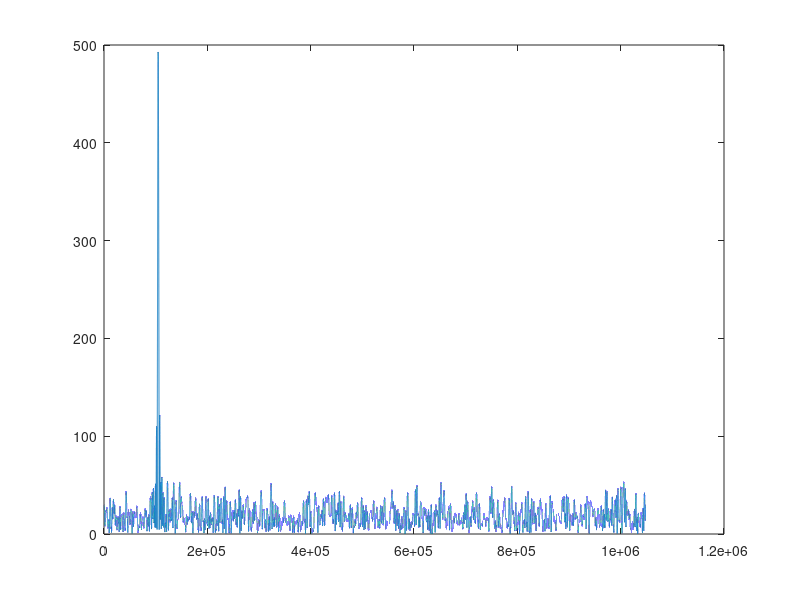

MATLAB code to generate this figure:
clear all;
close all;

%% Define parameters

F_s = 10^6;
T = 1/F_s;

f_0 = 10^5;
omega_0 = 2*pi*f_0;
phi = pi/8;
A = 1;

SNR_decibel = 1;
SNR = db2mag(SNR_decibel);
sigma_square = A^2/2*SNR;
sigma = sqrt(A^2./(2*SNR));

N = 513;
P = N*(N-1)/2;
Q = N*(N-1)*(2*N-1)/6;
n_0 = -P/N;
t = 0:T:T*(N-1);
k = [10,12,14,16,18,20];

%% Define signal

w_r = normrnd(0,sigma,1,N);
w_i = 1i*normrnd(0,sigma,1,N);

x = A* exp(1i*(omega_0*t + phi)) + w_r + w_i;

%% Find CRLB
CRLB_freq = 12*sigma_square / A^2*T^2*N*(N^2-1);
CRLB_phase = 12*sigma_square*(n_0^2*N+2*n_0*P+Q) / (A^2*N^2*(N^2-1));

%% Fourier transform of x

M = 2^k(6);
x = [x zeros(1,M-size(x,2))];

Y = fft(x,M);
[val, m_star] = max(Y);

%% Find estimates


omega_hat = (2*pi*m_star) / (M*T);
phi_hat = angle(exp(-1i*omega_hat*n_0*T) * val);


%% Estimation errors

e_omega = omega_0 - omega_hat;
e_phi = phi - phi_hat;

%% Plot

plot(abs(Y));
